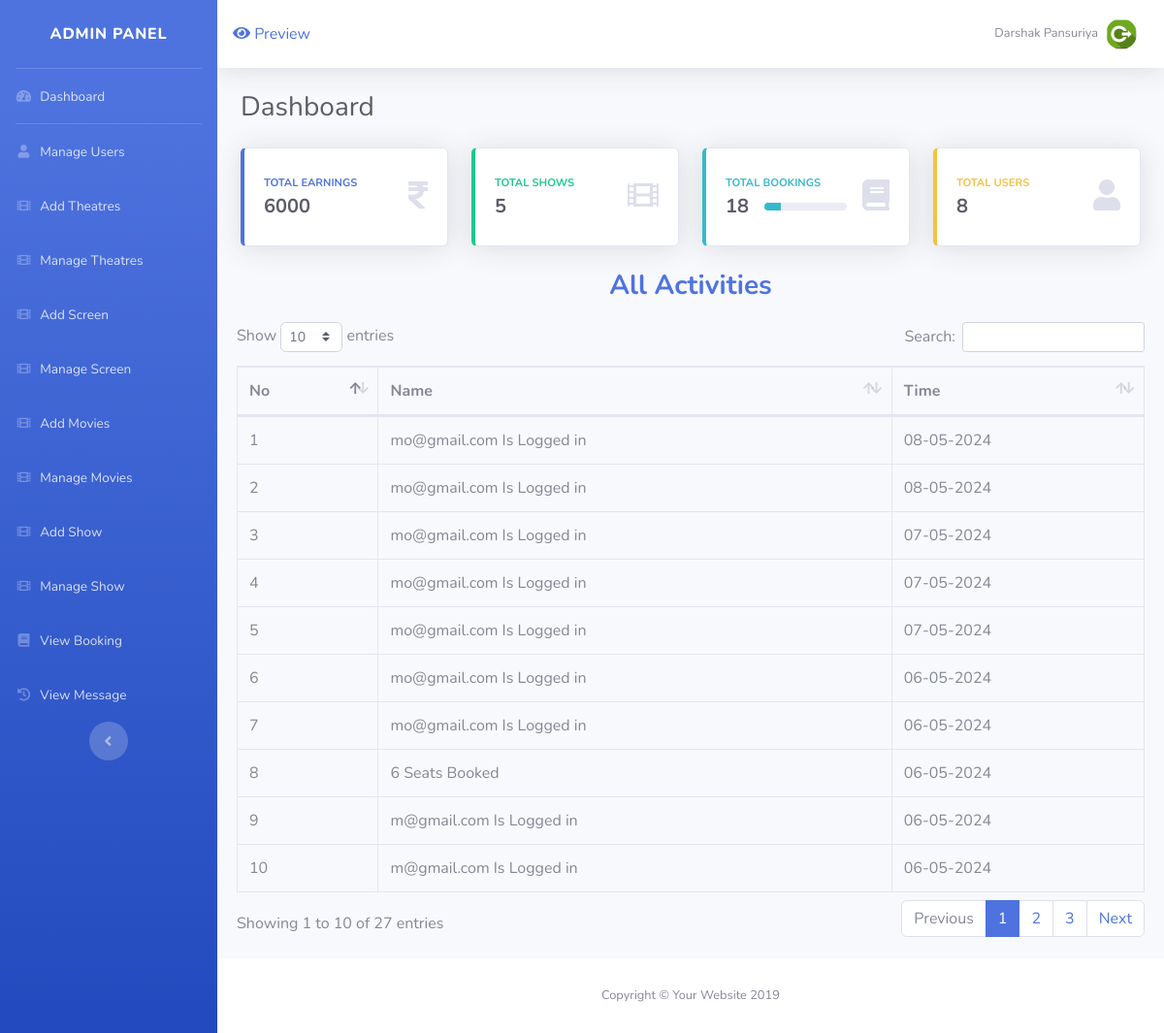
Before: /admin/index.php (signed in) with the older database file.
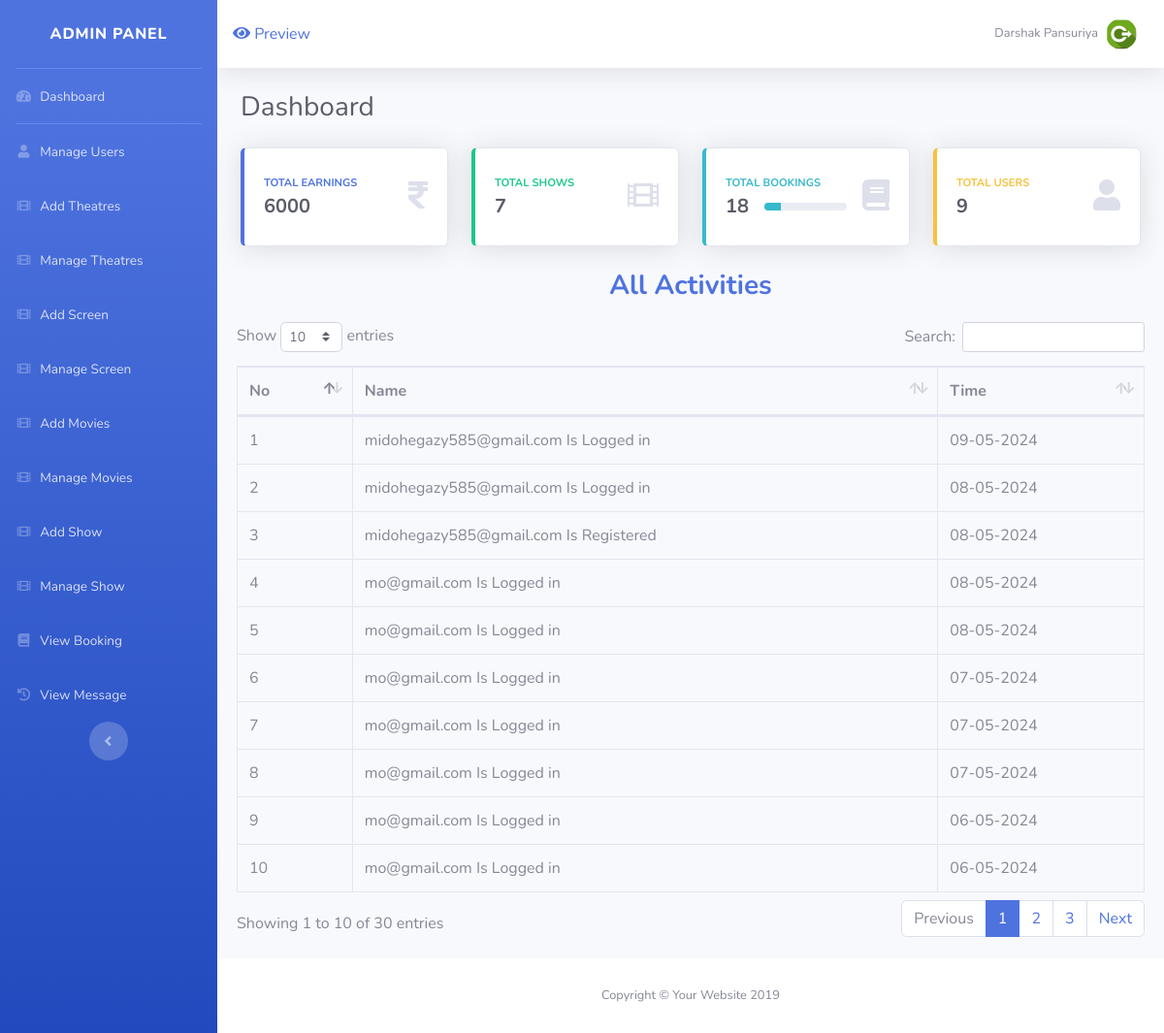
After: the same page with the newer database file.
### tables this page shows
CREATE TABLE `activity` (
  `ac_id` int(4) NOT NULL,
  `ac_nm` varchar(200) NOT NULL,
  `ac_time` varchar(200) NOT NULL,
  `ac_tmp` varchar(200) NOT NULL
);

### admin/index.php (the view, shortened to what the changed rows need)
<?php
	include("include/header.php");
	include("../include/config.php");
	$shw = mysqli_query($con,"SELECT * FROM shows");
    $ttlshow = mysqli_num_rows($shw);
	$usr = mysqli_query($con,"SELECT * FROM register");
    $ttluser = mysqli_num_rows($usr);
?>
  <div class="container-fluid">
 <div class="d-sm-flex align-items-center justify-content-between mb-4">
            <h1 class="h3 mb-0 text-gray-800">Dashboard</h1>
          </div>
          <div class="row">
			    <div class="col-xl-3 col-md-6 mb-4">
              <div class="card border-left-success shadow h-100 py-2">
                <div class="card-body">
                  <div class="row no-gutters align-items-center">
                    <div class="col mr-2">
                      <div class="text-xs font-weight-bold text-success text-uppercase mb-1">Total Shows</div>
                      <div class="h5 mb-0 font-weight-bold text-gray-800"><?php echo $ttlshow; ?></div>
                    </div>
                  </div>
                </div>
              </div>
            </div>
			<div class="col-xl-3 col-md-6 mb-4">
              <div class="card border-left-warning shadow h-100 py-2">
                <div class="card-body">
                  <div class="row no-gutters align-items-center">
                    <div class="col mr-2">
                      <div class="text-xs font-weight-bold text-warning text-uppercase mb-1">Total Users</div>
                      <div class="h5 mb-0 font-weight-bold text-gray-800"><?php echo $ttluser; ?></div>
                    </div>
                  </div>
                </div>
              </div>
            </div>
            </div>
            </div>
      <div class="card-body">
		<div class="table-responsive">
                <table class="table table-bordered" id="dataTable" width="100%" cellspacing="0">
                  <thead>
                    <tr>
                      <th>No</th>
                      <th>Name</th>
                      <th>Time</th>
                    </tr>
                  </thead>
                <tbody>
  <?php
  $ac_res=mysqli_query($con,"select * from activity  order by ac_id   desc");
     $co=1;     while($ac_row=mysqli_fetch_assoc($ac_res))
           {
                   echo'<tr>
                      <td>'.$co.'</td>
                      <td>'.$ac_row['ac_nm'].'</td>
                      <td>'.date('d-m-Y',$ac_row['ac_time']).'</td>
                    </tr>';
                    $co++;
          }
 ?>
    </tbody>
                </table>
              </div>
	</div>
<?php
	include("include/footer.php");
?>

Changed rows visible on the page:
no longer on this page (row unchanged): activity: ac_nm "6 Seats Booked", ac_time "06-05-2024"
no longer on this page (row unchanged): activity: ac_nm "m@gmail.com Is Logged in", ac_time "06-05-2024"
no longer on this page (row unchanged): activity: ac_nm "m@gmail.com Is Logged in", ac_time "06-05-2024"
added activity: ac_nm "midohegazy585@gmail.com Is Logged in", ac_time "09-05-2024"
added activity: ac_nm "midohegazy585@gmail.com Is Logged in", ac_time "08-05-2024"
added activity: ac_nm "midohegazy585@gmail.com Is Registered", ac_time "08-05-2024"
Other visible differences:
$ttlshow: "5" → "7"
$ttluser: "8" → "9"
text written by a page script: "Show entries Search: Showing 1 to 10 of 27 entries Previous 1 2 3 Next" → "Show entries Search: Showing 1 to 10 of 30 entries Previous 1 2 3 Next"
